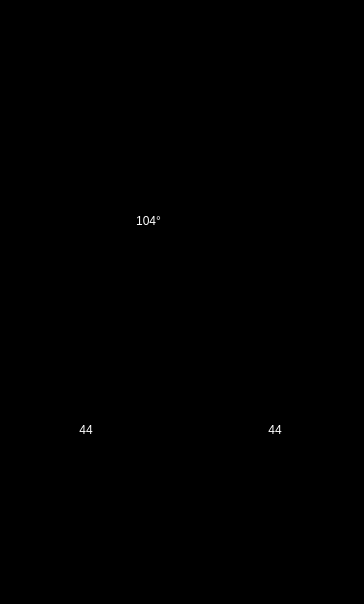
<?xml version="1.0" encoding="UTF-8"?>
<ui version="4.0">
 <class>SteamScreenPortrait</class>
 <widget class="QWidget" name="SteamScreenPortrait">
  <property name="geometry">
   <rect>
    <x>0</x>
    <y>0</y>
    <width>364</width>
    <height>604</height>
   </rect>
  </property>
  <property name="windowTitle">
   <string>Form</string>
  </property>
  <property name="styleSheet">
   <string notr="true">background: black;</string>
  </property>
  <widget class="QLabel" name="steamTempIcon">
   <property name="geometry">
    <rect>
     <x>282</x>
     <y>178</y>
     <width>62</width>
     <height>87</height>
    </rect>
   </property>
   <property name="text">
    <string>&lt;html&gt;&lt;head/&gt;&lt;body&gt;&lt;p&gt;&lt;img src=&quot;:/images/common/common/Temp_Icon_Normal_62x87.png&quot;/&gt;&lt;/p&gt;&lt;/body&gt;&lt;/html&gt;</string>
   </property>
  </widget>
  <widget class="QToolButton" name="increaseSteamTempBtn">
   <property name="geometry">
    <rect>
     <x>82</x>
     <y>95</y>
     <width>118</width>
     <height>61</height>
    </rect>
   </property>
   <property name="styleSheet">
    <string notr="true">QToolButton {
   border: 0;
   image: url(:/images/common/common/Temp_Increase_Arrow_Normal_White_118x61.png);
}
QToolButton:pressed {
   image: url(:/images/common/common/Temp_Increase_Arrow_Active_Orange_118x61.png);
}</string>
   </property>
   <property name="text">
    <string/>
   </property>
   <property name="iconSize">
    <size>
     <width>118</width>
     <height>61</height>
    </size>
   </property>
   <property name="autoRepeat">
    <bool>true</bool>
   </property>
   <property name="autoRepeatInterval">
    <number>250</number>
   </property>
  </widget>
  <widget class="QToolButton" name="decreaseSteamTempBtn">
   <property name="geometry">
    <rect>
     <x>82</x>
     <y>293</y>
     <width>118</width>
     <height>61</height>
    </rect>
   </property>
   <property name="styleSheet">
    <string notr="true">QToolButton {
   border: 0;
   image: url(:/images/common/common/Temp_Decrease_Arrow_Normal_White_118x61.png);
}
QToolButton:pressed {
   image: url(:/images/common/common/Temp_Decrease_Arrow_Active_Orange_118x61.png);
}</string>
   </property>
   <property name="text">
    <string/>
   </property>
   <property name="iconSize">
    <size>
     <width>118</width>
     <height>61</height>
    </size>
   </property>
   <property name="autoRepeat">
    <bool>true</bool>
   </property>
   <property name="autoRepeatInterval">
    <number>250</number>
   </property>
  </widget>
  <widget class="QLabel" name="steamTemp">
   <property name="geometry">
    <rect>
     <x>34</x>
     <y>178</y>
     <width>229</width>
     <height>85</height>
    </rect>
   </property>
   <property name="styleSheet">
    <string notr="true">color:white;</string>
   </property>
   <property name="text">
    <string>104°</string>
   </property>
   <property name="alignment">
    <set>Qt::AlignCenter</set>
   </property>
  </widget>
  <widget class="QLabel" name="clockIcon">
   <property name="geometry">
    <rect>
     <x>150</x>
     <y>497</y>
     <width>69</width>
     <height>80</height>
    </rect>
   </property>
   <property name="text">
    <string>&lt;html&gt;&lt;head/&gt;&lt;body&gt;&lt;p&gt;&lt;img src=&quot;:/images/common/steam_screen/Clock_Icon_69x80.png&quot;/&gt;&lt;/p&gt;&lt;/body&gt;&lt;/html&gt;</string>
   </property>
  </widget>
  <widget class="QToolButton" name="decreaseSteamTimeBtn">
   <property name="geometry">
    <rect>
     <x>46</x>
     <y>507</y>
     <width>64</width>
     <height>64</height>
    </rect>
   </property>
   <property name="styleSheet">
    <string notr="true">QToolButton {
   border: 0;
   image: url(:/images/common/steam_screen/Time_Minus_Normal_White_64x5.png);
}
QToolButton:pressed {
   image: url(:/images/common/steam_screen/Time_Minus_Active_Orange_64x5.png);
}
</string>
   </property>
   <property name="text">
    <string/>
   </property>
   <property name="iconSize">
    <size>
     <width>64</width>
     <height>64</height>
    </size>
   </property>
   <property name="autoRepeat">
    <bool>true</bool>
   </property>
   <property name="autoRepeatInterval">
    <number>250</number>
   </property>
  </widget>
  <widget class="QToolButton" name="increaseSteamTimeBtn">
   <property name="geometry">
    <rect>
     <x>252</x>
     <y>510</y>
     <width>64</width>
     <height>64</height>
    </rect>
   </property>
   <property name="styleSheet">
    <string notr="true">QToolButton {
   border: 0;
	image: url(:/images/common/steam_screen/Time_Plus_Normal_White_64x64.png)
}
QToolButton:pressed {
   image: url(:/images/common/steam_screen/Time_Plus_Active_Orange_64x64.png)
}</string>
   </property>
   <property name="text">
    <string/>
   </property>
   <property name="iconSize">
    <size>
     <width>64</width>
     <height>64</height>
    </size>
   </property>
   <property name="autoRepeat">
    <bool>true</bool>
   </property>
   <property name="autoRepeatInterval">
    <number>250</number>
   </property>
  </widget>
  <widget class="SwipeEnabledQLabel" name="slideToStartArrowsLeft">
   <property name="geometry">
    <rect>
     <x>25</x>
     <y>34</y>
     <width>315</width>
     <height>30</height>
    </rect>
   </property>
   <property name="styleSheet">
    <string notr="true">background-color: rgba(255, 255, 255, 0);</string>
   </property>
   <property name="text">
    <string>&lt;html&gt;&lt;head/&gt;&lt;body&gt;&lt;p&gt;&lt;img src=&quot;:/images/portrait/steam_screen/Slide_Arrows_Normal_51x30.png&quot;/&gt;&lt;/p&gt;&lt;/body&gt;&lt;/html&gt;</string>
   </property>
  </widget>
  <widget class="QLabel" name="slideToStartLabel">
   <property name="geometry">
    <rect>
     <x>88</x>
     <y>37</y>
     <width>192</width>
     <height>21</height>
    </rect>
   </property>
   <property name="text">
    <string>&lt;html&gt;&lt;head/&gt;&lt;body&gt;&lt;p&gt;&lt;img src=&quot;:/images/portrait/steam_screen/Slide_to_Start_Normal_192x21.png&quot;/&gt;&lt;/p&gt;&lt;/body&gt;&lt;/html&gt;</string>
   </property>
  </widget>
  <widget class="QLabel" name="slideToStartArrowsRight">
   <property name="geometry">
    <rect>
     <x>289</x>
     <y>34</y>
     <width>51</width>
     <height>30</height>
    </rect>
   </property>
   <property name="text">
    <string>&lt;html&gt;&lt;head/&gt;&lt;body&gt;&lt;p&gt;&lt;img src=&quot;:/images/portrait/steam_screen/Slide_Arrows_Normal_51x30.png&quot;/&gt;&lt;/p&gt;&lt;/body&gt;&lt;/html&gt;</string>
   </property>
  </widget>
  <widget class="QLabel" name="steamTimeMinutes">
   <property name="geometry">
    <rect>
     <x>16</x>
     <y>387</y>
     <width>140</width>
     <height>85</height>
    </rect>
   </property>
   <property name="styleSheet">
    <string notr="true">color:white;</string>
   </property>
   <property name="text">
    <string>44</string>
   </property>
   <property name="alignment">
    <set>Qt::AlignCenter</set>
   </property>
  </widget>
  <widget class="QLabel" name="steamTimeColon">
   <property name="geometry">
    <rect>
     <x>172</x>
     <y>397</y>
     <width>17</width>
     <height>61</height>
    </rect>
   </property>
   <property name="styleSheet">
    <string notr="true">color:white;</string>
   </property>
   <property name="text">
    <string>&lt;html&gt;&lt;head/&gt;&lt;body&gt;&lt;p&gt;&lt;img src=&quot;:/images/common/steam_screen/Colon_Normal_17x61.png&quot;/&gt;&lt;/p&gt;&lt;/body&gt;&lt;/html&gt;</string>
   </property>
   <property name="alignment">
    <set>Qt::AlignCenter</set>
   </property>
  </widget>
  <widget class="QLabel" name="steamTimeSeconds">
   <property name="geometry">
    <rect>
     <x>205</x>
     <y>387</y>
     <width>140</width>
     <height>85</height>
    </rect>
   </property>
   <property name="styleSheet">
    <string notr="true">color:white;</string>
   </property>
   <property name="text">
    <string>44</string>
   </property>
   <property name="alignment">
    <set>Qt::AlignCenter</set>
   </property>
  </widget>
  <widget class="QToolButton" name="stopSessionButton">
   <property name="geometry">
    <rect>
     <x>43</x>
     <y>22</y>
     <width>274</width>
     <height>50</height>
    </rect>
   </property>
   <property name="styleSheet">
    <string notr="true">border: 0;</string>
   </property>
   <property name="text">
    <string/>
   </property>
   <property name="icon">
    <iconset resource="../resources/resources.qrc">
     <normaloff>:/images/common/steam_screen/End_Session_Icon_Normal_274x50.png</normaloff>:/images/common/steam_screen/End_Session_Icon_Normal_274x50.png</iconset>
   </property>
   <property name="iconSize">
    <size>
     <width>274</width>
     <height>50</height>
    </size>
   </property>
  </widget>
  <widget class="QToolButton" name="pfNeededBtn">
   <property name="geometry">
    <rect>
     <x>18</x>
     <y>22</y>
     <width>325</width>
     <height>50</height>
    </rect>
   </property>
   <property name="styleSheet">
    <string notr="true">border: 0;</string>
   </property>
   <property name="text">
    <string/>
   </property>
   <property name="icon">
    <iconset resource="../resources/resources.qrc">
     <normaloff>:/images/portrait/steam_screen/Power_Flush_Needed_Icon_Vert_Normal_323x50.png</normaloff>:/images/portrait/steam_screen/Power_Flush_Needed_Icon_Vert_Normal_323x50.png</iconset>
   </property>
   <property name="iconSize">
    <size>
     <width>325</width>
     <height>50</height>
    </size>
   </property>
  </widget>
  <widget class="QToolButton" name="pfInProgressBtn">
   <property name="geometry">
    <rect>
     <x>18</x>
     <y>22</y>
     <width>325</width>
     <height>50</height>
    </rect>
   </property>
   <property name="styleSheet">
    <string notr="true">border: 0;</string>
   </property>
   <property name="text">
    <string/>
   </property>
   <property name="icon">
    <iconset resource="../resources/resources.qrc">
     <normaloff>:/images/portrait/steam_screen/Power_Flush_In_Progress_Icon_Vert_Active_325x50.png</normaloff>:/images/portrait/steam_screen/Power_Flush_In_Progress_Icon_Vert_Active_325x50.png</iconset>
   </property>
   <property name="iconSize">
    <size>
     <width>325</width>
     <height>50</height>
    </size>
   </property>
  </widget>
  <zorder>steamTempIcon</zorder>
  <zorder>increaseSteamTempBtn</zorder>
  <zorder>decreaseSteamTempBtn</zorder>
  <zorder>steamTemp</zorder>
  <zorder>clockIcon</zorder>
  <zorder>decreaseSteamTimeBtn</zorder>
  <zorder>increaseSteamTimeBtn</zorder>
  <zorder>slideToStartLabel</zorder>
  <zorder>slideToStartArrowsRight</zorder>
  <zorder>steamTimeMinutes</zorder>
  <zorder>steamTimeColon</zorder>
  <zorder>steamTimeSeconds</zorder>
  <zorder>slideToStartArrowsLeft</zorder>
  <zorder>stopSessionButton</zorder>
  <zorder>pfNeededBtn</zorder>
  <zorder>pfInProgressBtn</zorder>
 </widget>
 <customwidgets>
  <customwidget>
   <class>SwipeEnabledQLabel</class>
   <extends>QLabel</extends>
   <header>steam_control/SwipeEnabledQLabel.h</header>
  </customwidget>
 </customwidgets>
 <resources>
  <include location="../resources/resources.qrc"/>
  <include location="../resources/resources.qrc"/>
 </resources>
 <connections/>
</ui>
